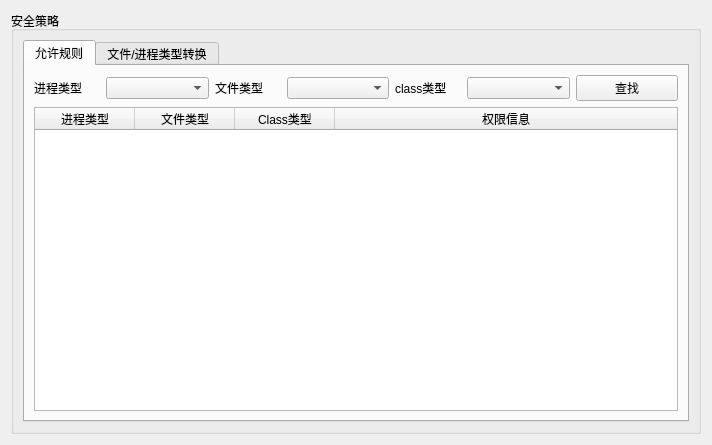
<?xml version="1.0" encoding="UTF-8"?>
<ui version="4.0">
 <class>SecRulesPage</class>
 <widget class="QWidget" name="SecRulesPage">
  <property name="geometry">
   <rect>
    <x>0</x>
    <y>0</y>
    <width>712</width>
    <height>445</height>
   </rect>
  </property>
  <property name="windowTitle">
   <string>Form</string>
  </property>
  <layout class="QGridLayout" name="gridLayout">
   <item row="0" column="0">
    <widget class="QGroupBox" name="groupBox_14">
     <property name="title">
      <string>安全策略</string>
     </property>
     <layout class="QGridLayout" name="gridLayout_11">
      <item row="0" column="0">
       <widget class="QTabWidget" name="tabWidget">
        <property name="currentIndex">
         <number>0</number>
        </property>
        <widget class="QWidget" name="tab">
         <attribute name="title">
          <string>允许规则</string>
         </attribute>
         <layout class="QGridLayout" name="gridLayout_12">
          <item row="0" column="1">
           <widget class="QComboBox" name="domainTypeBox"/>
          </item>
          <item row="0" column="0">
           <widget class="QLabel" name="label_24">
            <property name="maximumSize">
             <size>
              <width>66</width>
              <height>16777215</height>
             </size>
            </property>
            <property name="text">
             <string>进程类型</string>
            </property>
           </widget>
          </item>
          <item row="0" column="4">
           <widget class="QLabel" name="label_26">
            <property name="maximumSize">
             <size>
              <width>66</width>
              <height>16777215</height>
             </size>
            </property>
            <property name="text">
             <string>class类型</string>
            </property>
           </widget>
          </item>
          <item row="0" column="2">
           <widget class="QLabel" name="label_25">
            <property name="maximumSize">
             <size>
              <width>66</width>
              <height>16777215</height>
             </size>
            </property>
            <property name="text">
             <string>文件类型</string>
            </property>
           </widget>
          </item>
          <item row="0" column="5">
           <widget class="QComboBox" name="classBox"/>
          </item>
          <item row="0" column="3">
           <widget class="QComboBox" name="fileTypeBox"/>
          </item>
          <item row="0" column="6">
           <widget class="QPushButton" name="findButton">
            <property name="text">
             <string>查找</string>
            </property>
           </widget>
          </item>
          <item row="1" column="0" colspan="7">
           <widget class="QTableWidget" name="ruleTableWidget">
            <attribute name="horizontalHeaderStretchLastSection">
             <bool>true</bool>
            </attribute>
            <column>
             <property name="text">
              <string>进程类型</string>
             </property>
            </column>
            <column>
             <property name="text">
              <string>文件类型</string>
             </property>
            </column>
            <column>
             <property name="text">
              <string>Class类型</string>
             </property>
            </column>
            <column>
             <property name="text">
              <string>权限信息</string>
             </property>
            </column>
           </widget>
          </item>
         </layout>
        </widget>
        <widget class="QWidget" name="tab_2">
         <attribute name="title">
          <string>文件/进程类型转换</string>
         </attribute>
         <layout class="QGridLayout" name="gridLayout_13">
          <item row="0" column="0">
           <widget class="QLabel" name="label_28">
            <property name="maximumSize">
             <size>
              <width>75</width>
              <height>16777215</height>
             </size>
            </property>
            <property name="text">
             <string>源进程类型</string>
            </property>
           </widget>
          </item>
          <item row="0" column="1">
           <widget class="QComboBox" name="sourceTypeBox"/>
          </item>
          <item row="0" column="2">
           <widget class="QLabel" name="label_27">
            <property name="maximumSize">
             <size>
              <width>60</width>
              <height>16777215</height>
             </size>
            </property>
            <property name="text">
             <string>目标类型</string>
            </property>
           </widget>
          </item>
          <item row="0" column="3">
           <widget class="QComboBox" name="targetTypeBox"/>
          </item>
          <item row="0" column="4">
           <widget class="QLabel" name="label_29">
            <property name="maximumSize">
             <size>
              <width>63</width>
              <height>16777215</height>
             </size>
            </property>
            <property name="text">
             <string>class类型</string>
            </property>
           </widget>
          </item>
          <item row="0" column="5">
           <widget class="QComboBox" name="classTypeBox"/>
          </item>
          <item row="0" column="6">
           <widget class="QPushButton" name="findButton2">
            <property name="text">
             <string>查找</string>
            </property>
           </widget>
          </item>
          <item row="1" column="0" colspan="7">
           <widget class="QTableWidget" name="f_p_tableWidget">
            <attribute name="horizontalHeaderStretchLastSection">
             <bool>true</bool>
            </attribute>
            <column>
             <property name="text">
              <string>源进程类型</string>
             </property>
            </column>
            <column>
             <property name="text">
              <string>目标类型</string>
             </property>
            </column>
            <column>
             <property name="text">
              <string>Class类型</string>
             </property>
            </column>
            <column>
             <property name="text">
              <string>默认类型</string>
             </property>
            </column>
           </widget>
          </item>
         </layout>
        </widget>
       </widget>
      </item>
     </layout>
    </widget>
   </item>
  </layout>
 </widget>
 <resources/>
 <connections/>
</ui>
